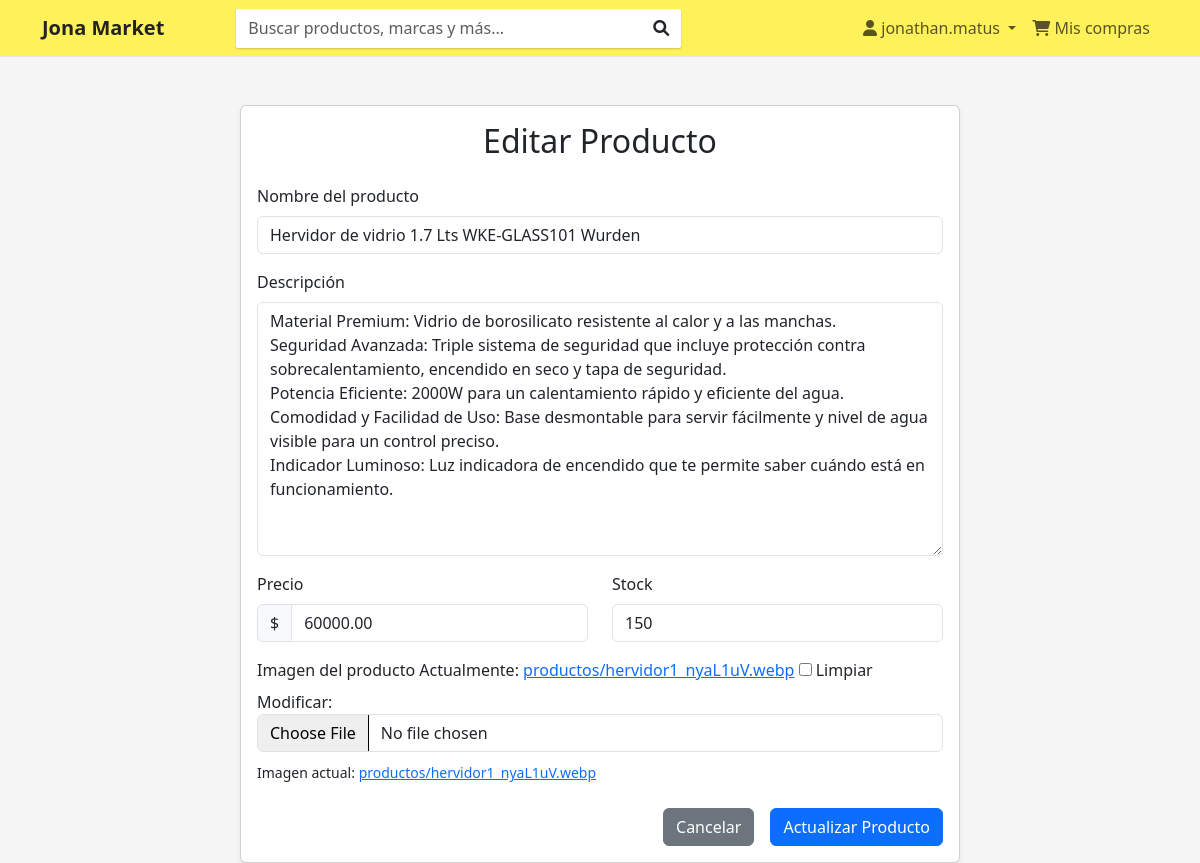
The app's page /productos/3/editar/ (signed in) with its own data.
### productos/models.py (models this page shows, shortened)
class Producto(models.Model):
    nombre = models.CharField(max_length=200)
    descripcion = models.TextField()
    precio = models.DecimalField(max_digits=10, decimal_places=2)
    stock = models.IntegerField()
    imagen = models.ImageField(upload_to='productos/', null=True, blank=True)
    fecha_creacion = models.DateTimeField(auto_now_add=True)

### productos/views.py (the view)
# urls.py: path('productos/<int:pk>/editar/', ProductoUpdateView.as_view(), name='editar_producto'),
class ProductoUpdateView(LoginRequiredMixin, UpdateView):
    model = Producto
    template_name = 'productos/form_producto.html'
    fields = ['nombre', 'descripcion', 'precio', 'stock', 'imagen']
    success_url = reverse_lazy('lista_productos')

### productos/templates/productos/form_producto.html (shortened to what this page needs)
{% extends 'productos/base.html' %}
{% block content %}
<div class="container mt-5">
    <div class="row justify-content-center">
        <div class="col-lg-8">
            <div class="card shadow-sm">
                <div class="card-body">
                    <h2 class="card-title text-center mb-4">{% if form.instance.pk %}Editar Producto{% else %}Vender un Producto{% endif %}</h2>
                    <form method="post" enctype="multipart/form-data">
                        <div class="mb-3">
                            <label for="{{ form.nombre.id_for_label }}" class="form-label">Nombre del producto</label>
                            {{ form.nombre }}
                        </div>
                        <div class="mb-3">
                            <label for="{{ form.descripcion.id_for_label }}" class="form-label">Descripción</label>
                            {{ form.descripcion }}
                        </div>
                        <div class="row">
                            <div class="col-md-6 mb-3">
                                <label for="{{ form.precio.id_for_label }}" class="form-label">Precio</label>
                                <div class="input-group">
                                    <span class="input-group-text">$</span>
                                    {{ form.precio }}
                                </div>
                            </div>
                            <div class="col-md-6 mb-3">
                                <label for="{{ form.stock.id_for_label }}" class="form-label">Stock</label>
                                {{ form.stock }}
                            </div>
                        </div>
                        <div class="mb-3">
                            <label for="{{ form.imagen.id_for_label }}" class="form-label">Imagen del producto</label>
                            {{ form.imagen }}
                            {% if form.instance.imagen %}
                                <div class="mt-2">
                                    <small>Imagen actual: <a href="{{ form.instance.imagen.url }}" target="_blank">{{ form.instance.imagen.name }}</a></small>
                                </div>
                            {% endif %}
                        </div>
                        <div class="d-grid gap-2 d-md-flex justify-content-md-end mt-4">
                            <a href="{% url 'lista_productos' %}" class="btn btn-secondary me-md-2">Cancelar</a>
                            <button type="submit" class="btn btn-primary">{% if form.instance.pk %}Actualizar Producto{% else %}Poner en Venta{% endif %}</button>
                        </div>
                    </form>
                </div>
            </div>
        </div>
    </div>
</div>
{% endblock %}

### productos/templates/productos/base.html (shortened to what this page needs)
<!DOCTYPE html>
<html lang="es">
<head>
    <link href="https://cdn.jsdelivr.net/npm/bootstrap@5.3.0-alpha1/dist/css/bootstrap.min.css" rel="stylesheet">
    <link href="https://cdnjs.cloudflare.com/ajax/libs/font-awesome/6.0.0-beta3/css/all.min.css" rel="stylesheet">
</head>
<body>
    <header>
        <nav class="navbar navbar-expand-lg navbar-mercado-libre">
            <div class="container">
                    <a class="navbar-brand d-flex align-items-center" href="{% url 'home' %}">
                        <span class="navbar-brand-text">Jona Market</span>
                    </a>
                <div class="collapse navbar-collapse" id="navbarSupportedContent">
                    <form class="d-flex ms-5" style="width: 50%;">
                        <input class="form-control form-control-mercado-libre" type="search" placeholder="Buscar productos, marcas y más..." aria-label="Search">
                        <button class="btn" type="submit" style="background-color: transparent; border: none; position: relative; right: 40px;"><i class="fas fa-search"></i></button>
                    </form>
                    <ul class="navbar-nav ms-auto mb-2 mb-lg-0">
                        {% if user.is_authenticated %}
                            <li class="nav-item dropdown">
                                <a class="nav-link dropdown-toggle" href="#" id="navbarDropdown" role="button" data-bs-toggle="dropdown" aria-expanded="false">
                                    <i class="fas fa-user"></i> {{ user.username }}
                                </a>
                            </li>
                        {% endif %}
                        <li class="nav-item">
                            <a class="nav-link" href="#"><i class="fas fa-shopping-cart"></i> Mis compras</a>
                        </li>
                    </ul>
                </div>
            </div>
        </nav>
    </header>
    <main class="container mt-4">
        {% block content %}{% endblock %}
    </main>
</body>
</html>

### productos/templates/productos/base.html (style rules this page uses)
body { background-color: #f5f5f5; }
.navbar-mercado-libre { background-color: #fff159; border-bottom: 1px solid #e6e6e6; }
.navbar-brand-text { font-weight: 700; color: #222; font-size: 1.25rem; margin-right: 0.5rem; }
.form-control-mercado-libre { border-radius: 2px; border: 0; box-shadow: 0 1px 2px 0 rgba(0,0,0,.2); height: 39px; width: 100%; }

### records on screen
Producto: nombre "Hervidor de vidrio 1.7 Lts WKE-GLASS101 Wurden", descripcion "Material Premium: Vidrio de borosilicato resistente al calor y a las manchas. Seguridad Avanzada: Triple sistema de seguridad que incluye protección contra sobrecalentamiento, encendido en seco y tapa de seguridad. Potencia Eficiente: 2000W para un calentamiento rápido y eficiente del agua. Comodidad y Facilidad de Uso: Base desmontable para servir fácilmente y nivel de agua visible para un control preciso. Indicador Luminoso: Luz indicadora de encendido que te permite saber cuándo está en funcionamiento.", precio "60000.00", stock "150", instance.imagen.name "productos/hervidor1_nyaL1uV.webp"

### other values on screen
{{ user.username }} "jonathan.matus"
